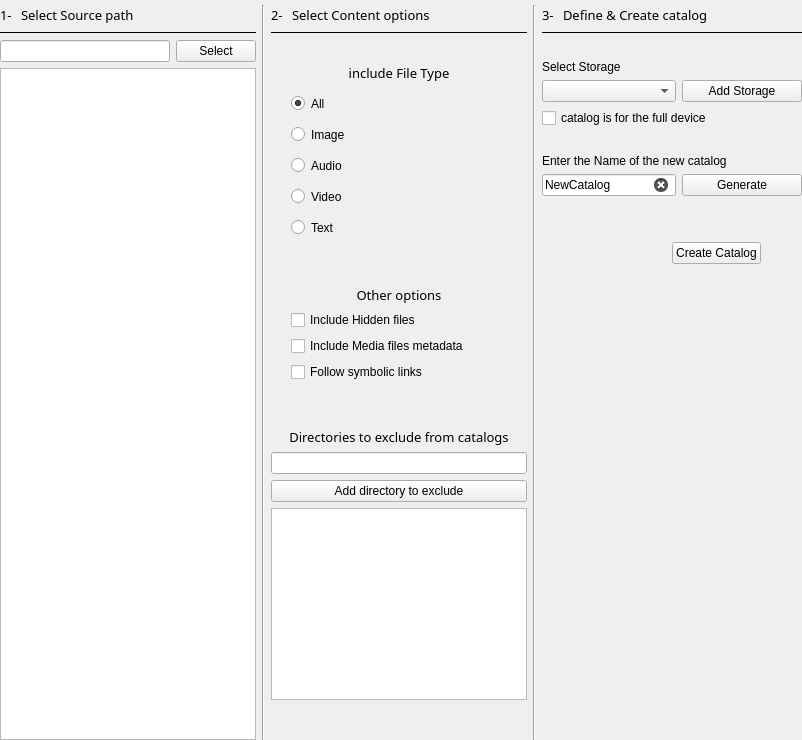
          <widget class="QWidget" name="tab_Create">
           <attribute name="icon">
            <iconset theme="journal-new"/>
           </attribute>
           <attribute name="title">
            <string>Create</string>
           </attribute>
           <attribute name="toolTip">
            <string>Create a catalog</string>
           </attribute>
           <layout class="QGridLayout" name="gridLayout_3">
            <property name="leftMargin">
             <number>0</number>
            </property>
            <property name="topMargin">
             <number>5</number>
            </property>
            <property name="rightMargin">
             <number>0</number>
            </property>
            <property name="bottomMargin">
             <number>0</number>
            </property>
            <item row="0" column="2">
             <layout class="QVBoxLayout" name="Create_verticalLayout_2_OptionsButton">
              <item>
               <layout class="QHBoxLayout" name="Create_horizontalLayout_2_1">
                <item>
                 <widget class="QLabel" name="Create_label_SelectThePath_4">
                  <property name="minimumSize">
                   <size>
                    <width>0</width>
                    <height>0</height>
                   </size>
                  </property>
                  <property name="maximumSize">
                   <size>
                    <width>25</width>
                    <height>16777215</height>
                   </size>
                  </property>
                  <property name="font">
                   <font>
                    <family>Noto Sans</family>
                    <pointsize>10</pointsize>
                   </font>
                  </property>
                  <property name="text">
                   <string>2- </string>
                  </property>
                  <property name="margin">
                   <number>6</number>
                  </property>
                 </widget>
                </item>
                <item>
                 <widget class="QLabel" name="Create_label_SelectContent">
                  <property name="font">
                   <font>
                    <family>Noto Sans</family>
                    <pointsize>10</pointsize>
                   </font>
                  </property>
                  <property name="text">
                   <string>Select Content options</string>
                  </property>
                  <property name="margin">
                   <number>6</number>
                  </property>
                 </widget>
                </item>
                <item>
                 <spacer name="Create_horizontalSpacer_04">
                  <property name="orientation">
                   <enum>Qt::Orientation::Horizontal</enum>
                  </property>
                  <property name="sizeHint" stdset="0">
                   <size>
                    <width>40</width>
                    <height>20</height>
                   </size>
                  </property>
                 </spacer>
                </item>
               </layout>
              </item>
              <item>
               <widget class="Line" name="Create_hline_02">
                <property name="minimumSize">
                 <size>
                  <width>230</width>
                  <height>0</height>
                 </size>
                </property>
                <property name="frameShadow">
                 <enum>QFrame::Shadow::Plain</enum>
                </property>
                <property name="lineWidth">
                 <number>0</number>
                </property>
                <property name="orientation">
                 <enum>Qt::Orientation::Horizontal</enum>
                </property>
               </widget>
              </item>
              <item>
               <layout class="QVBoxLayout" name="Create_verticalLayout_includeFileType">
                <property name="leftMargin">
                 <number>20</number>
                </property>
                <property name="topMargin">
                 <number>20</number>
                </property>
                <property name="rightMargin">
                 <number>20</number>
                </property>
                <property name="bottomMargin">
                 <number>20</number>
                </property>
                <item>
                 <widget class="QLabel" name="Create_label_includeFileType">
                  <property name="minimumSize">
                   <size>
                    <width>0</width>
                    <height>25</height>
                   </size>
                  </property>
                  <property name="font">
                   <font>
                    <family>Noto Sans</family>
                    <pointsize>10</pointsize>
                    <kerning>true</kerning>
                   </font>
                  </property>
                  <property name="text">
                   <string>include File Type</string>
                  </property>
                  <property name="alignment">
                   <set>Qt::AlignmentFlag::AlignCenter</set>
                  </property>
                 </widget>
                </item>
                <item>
                 <widget class="QRadioButton" name="Create_radioButton_FileType_Any">
                  <property name="enabled">
                   <bool>true</bool>
                  </property>
                  <property name="minimumSize">
                   <size>
                    <width>0</width>
                    <height>25</height>
                   </size>
                  </property>
                  <property name="locale">
                   <locale language="English" country="UnitedStates"/>
                  </property>
                  <property name="text">
                   <string>All</string>
                  </property>
                  <property name="checked">
                   <bool>true</bool>
                  </property>
                 </widget>
                </item>
                <item>
                 <widget class="QRadioButton" name="Create_radioButton_FileType_Image">
                  <property name="enabled">
                   <bool>true</bool>
                  </property>
                  <property name="minimumSize">
                   <size>
                    <width>0</width>
                    <height>25</height>
                   </size>
                  </property>
                  <property name="locale">
                   <locale language="English" country="UnitedStates"/>
                  </property>
                  <property name="text">
                   <string>Image</string>
                  </property>
                  <property name="icon">
                   <iconset theme="image-jpeg"/>
                  </property>
                 </widget>
                </item>
                <item>
                 <widget class="QRadioButton" name="Create_radioButton_FileType_Audio">
                  <property name="enabled">
                   <bool>true</bool>
                  </property>
                  <property name="minimumSize">
                   <size>
                    <width>0</width>
                    <height>25</height>
                   </size>
                  </property>
                  <property name="locale">
                   <locale language="English" country="UnitedStates"/>
                  </property>
                  <property name="text">
                   <string>Audio</string>
                  </property>
                  <property name="icon">
                   <iconset theme="audio-x-mpeg"/>
                  </property>
                 </widget>
                </item>
                <item>
                 <widget class="QRadioButton" name="Create_radioButton_FileType_Video">
                  <property name="enabled">
                   <bool>true</bool>
                  </property>
                  <property name="minimumSize">
                   <size>
                    <width>0</width>
                    <height>25</height>
                   </size>
                  </property>
                  <property name="locale">
                   <locale language="English" country="UnitedStates"/>
                  </property>
                  <property name="text">
                   <string>Video</string>
                  </property>
                  <property name="icon">
                   <iconset theme="video-mp4"/>
                  </property>
                 </widget>
                </item>
                <item>
                 <widget class="QRadioButton" name="Create_radioButton_FileType_Text">
                  <property name="enabled">
                   <bool>true</bool>
                  </property>
                  <property name="minimumSize">
                   <size>
                    <width>0</width>
                    <height>25</height>
                   </size>
                  </property>
                  <property name="locale">
                   <locale language="English" country="UnitedStates"/>
                  </property>
                  <property name="text">
                   <string>Text</string>
                  </property>
                  <property name="icon">
                   <iconset theme="folder-text"/>
                  </property>
                 </widget>
                </item>
               </layout>
              </item>
              <item>
               <layout class="QVBoxLayout" name="Create_verticalLayout_includeOther">
                <property name="leftMargin">
                 <number>20</number>
                </property>
                <property name="topMargin">
                 <number>20</number>
                </property>
                <property name="rightMargin">
                 <number>20</number>
                </property>
                <property name="bottomMargin">
                 <number>20</number>
                </property>
                <item>
                 <widget class="QLabel" name="Create_label_OtherOptions">
                  <property name="font">
                   <font>
                    <family>Noto Sans</family>
                    <pointsize>10</pointsize>
                    <kerning>true</kerning>
                   </font>
                  </property>
                  <property name="text">
                   <string>Other options</string>
                  </property>
                  <property name="alignment">
                   <set>Qt::AlignmentFlag::AlignCenter</set>
                  </property>
                 </widget>
                </item>
                <item>
                 <widget class="QCheckBox" name="Create_checkBox_IncludeHidden">
                  <property name="text">
                   <string>Include Hidden files</string>
                  </property>
                 </widget>
                </item>
                <item>
                 <widget class="QCheckBox" name="Create_checkBox_IncludeMetadata">
                  <property name="text">
                   <string>Include Media files metadata</string>
                  </property>
                 </widget>
                </item>
                <item>
                 <widget class="QCheckBox" name="Create_checkBox_IncludeSymblinks">
                  <property name="locale">
                   <locale language="English" country="UnitedStates"/>
                  </property>
                  <property name="text">
                   <string>Follow symbolic links</string>
                  </property>
                 </widget>
                </item>
               </layout>
              </item>
              <item>
               <spacer name="Create_verticalSpacer_3">
                <property name="orientation">
                 <enum>Qt::Orientation::Vertical</enum>
                </property>
                <property name="sizeType">
                 <enum>QSizePolicy::Policy::Fixed</enum>
                </property>
                <property name="sizeHint" stdset="0">
                 <size>
                  <width>20</width>
                  <height>20</height>
                 </size>
                </property>
               </spacer>
              </item>
              <item>
               <widget class="QLabel" name="Create_label_OtherOptions_2">
                <property name="font">
                 <font>
                  <family>Noto Sans</family>
                  <pointsize>10</pointsize>
                  <kerning>true</kerning>
                 </font>
                </property>
                <property name="text">
                 <string>Directories to exclude from catalogs</string>
                </property>
                <property name="alignment">
                 <set>Qt::AlignmentFlag::AlignCenter</set>
                </property>
               </widget>
              </item>
              <item>
               <layout class="QVBoxLayout" name="verticalLayout_18">
                <item>
                 <widget class="QLineEdit" name="Create_lineEdit_FolderToExclude"/>
                </item>
               </layout>
              </item>
              <item>
               <widget class="QPushButton" name="Create_pushButton_AddDirectoryToExclude">
                <property name="text">
                 <string>Add directory to exclude</string>
                </property>
                <property name="icon">
                 <iconset theme="document-new"/>
                </property>
               </widget>
              </item>
              <item>
               <widget class="QTreeView" name="Create_treeView_Excluded">
                <attribute name="headerVisible">
                 <bool>false</bool>
                </attribute>
               </widget>
              </item>
              <item>
               <spacer name="Create_verticalSpacer_01">
                <property name="orientation">
                 <enum>Qt::Orientation::Vertical</enum>
                </property>
                <property name="sizeHint" stdset="0">
                 <size>
                  <width>20</width>
                  <height>40</height>
                 </size>
                </property>
               </spacer>
              </item>
             </layout>
            </item>
            <item row="0" column="4">
             <layout class="QVBoxLayout" name="Create_verticalLayout_3_DefineCreate">
              <property name="spacing">
               <number>6</number>
              </property>
              <property name="topMargin">
               <number>0</number>
              </property>
              <item>
               <layout class="QHBoxLayout" name="Create_horizontalLayout_DefineCreate">
                <item>
                 <widget class="QLabel" name="Create_label_SelectThePath_5">
                  <property name="minimumSize">
                   <size>
                    <width>0</width>
                    <height>0</height>
                   </size>
                  </property>
                  <property name="maximumSize">
                   <size>
                    <width>25</width>
                    <height>16777215</height>
                   </size>
                  </property>
                  <property name="font">
                   <font>
                    <family>Noto Sans</family>
                    <pointsize>10</pointsize>
                   </font>
                  </property>
                  <property name="text">
                   <string>3- </string>
                  </property>
                  <property name="margin">
                   <number>6</number>
                  </property>
                 </widget>
                </item>
                <item>
                 <widget class="QLabel" name="Create_label_DefineCreate">
                  <property name="font">
                   <font>
                    <family>Noto Sans</family>
                    <pointsize>10</pointsize>
                   </font>
                  </property>
                  <property name="text">
                   <string>Define &amp; Create catalog</string>
                  </property>
                  <property name="margin">
                   <number>6</number>
                  </property>
                 </widget>
                </item>
                <item>
                 <spacer name="Create_horizontalSpacer_09">
                  <property name="orientation">
                   <enum>Qt::Orientation::Horizontal</enum>
                  </property>
                  <property name="sizeHint" stdset="0">
                   <size>
                    <width>40</width>
                    <height>20</height>
                   </size>
                  </property>
                 </spacer>
                </item>
               </layout>
              </item>
              <item>
               <widget class="Line" name="Create_hline_03">
                <property name="frameShadow">
                 <enum>QFrame::Shadow::Plain</enum>
                </property>
                <property name="lineWidth">
                 <number>0</number>
                </property>
                <property name="orientation">
                 <enum>Qt::Orientation::Horizontal</enum>
                </property>
               </widget>
              </item>
              <item>
               <spacer name="Create_verticalSpacer_02">
                <property name="orientation">
                 <enum>Qt::Orientation::Vertical</enum>
                </property>
                <property name="sizeType">
                 <enum>QSizePolicy::Policy::Fixed</enum>
                </property>
                <property name="sizeHint" stdset="0">
                 <size>
                  <width>20</width>
                  <height>20</height>
                 </size>
                </property>
               </spacer>
              </item>
              <item>
               <widget class="QLabel" name="Create_label_SelectStorage">
                <property name="text">
                 <string>Select Storage</string>
                </property>
               </widget>
              </item>
              <item>
               <layout class="QHBoxLayout" name="Create_horizontalLayout_AddStorage">
                <item>
                 <widget class="QComboBox" name="Create_comboBox_StorageSelection">
                  <property name="sizePolicy">
                   <sizepolicy hsizetype="Expanding" vsizetype="Fixed">
                    <horstretch>0</horstretch>
                    <verstretch>0</verstretch>
                   </sizepolicy>
                  </property>
                 </widget>
                </item>
                <item>
                 <widget class="QPushButton" name="Create_pushButton_AddStorage">
                  <property name="minimumSize">
                   <size>
                    <width>120</width>
                    <height>0</height>
                   </size>
                  </property>
                  <property name="toolTip">
                   <string>Add a new storage device</string>
                  </property>
                  <property name="text">
                   <string>Add Storage</string>
                  </property>
                  <property name="icon">
                   <iconset theme="drive-harddisk"/>
                  </property>
                  <property name="iconSize">
                   <size>
                    <width>22</width>
                    <height>22</height>
                   </size>
                  </property>
                 </widget>
                </item>
               </layout>
              </item>
              <item>
               <widget class="QCheckBox" name="Create_checkBox_isFullDevice">
                <property name="text">
                 <string>catalog is for the full device</string>
                </property>
               </widget>
              </item>
              <item>
               <spacer name="Create_verticalSpacer_03">
                <property name="orientation">
                 <enum>Qt::Orientation::Vertical</enum>
                </property>
                <property name="sizeType">
                 <enum>QSizePolicy::Policy::Fixed</enum>
                </property>
                <property name="sizeHint" stdset="0">
                 <size>
                  <width>20</width>
                  <height>20</height>
                 </size>
                </property>
               </spacer>
              </item>
              <item>
               <widget class="QLabel" name="Create_label_CatalogName">
                <property name="text">
                 <string>Enter the Name of the new catalog</string>
                </property>
                <property name="margin">
                 <number>0</number>
                </property>
               </widget>
              </item>
              <item>
               <layout class="QHBoxLayout" name="Create_horizontalLayout_Generate">
                <item>
                 <widget class="QLineEdit" name="Create_lineEdit_NewCatalogName">
                  <property name="text">
                   <string>NewCatalog</string>
                  </property>
                  <property name="placeholderText">
                   <string>Enter a name for your new catalog</string>
                  </property>
                  <property name="clearButtonEnabled">
                   <bool>true</bool>
                  </property>
                 </widget>
                </item>
                <item>
                 <widget class="QPushButton" name="Create_pushButton_GenerateFromPath">
                  <property name="enabled">
                   <bool>true</bool>
                  </property>
                  <property name="minimumSize">
                   <size>
                    <width>120</width>
                    <height>0</height>
                   </size>
                  </property>
                  <property name="toolTip">
                   <string>Generate a catalog name based on the path.</string>
                  </property>
                  <property name="text">
                   <string>Generate</string>
                  </property>
                  <property name="icon">
                   <iconset theme="tools-wizard"/>
                  </property>
                  <property name="iconSize">
                   <size>
                    <width>22</width>
                    <height>22</height>
                   </size>
                  </property>
                 </widget>
                </item>
               </layout>
              </item>
              <item>
               <spacer name="Create_verticalSpacer_04">
                <property name="orientation">
                 <enum>Qt::Orientation::Vertical</enum>
                </property>
                <property name="sizeType">
                 <enum>QSizePolicy::Policy::Fixed</enum>
                </property>
                <property name="sizeHint" stdset="0">
                 <size>
                  <width>100</width>
                  <height>40</height>
                 </size>
                </property>
               </spacer>
              </item>
              <item>
               <layout class="QHBoxLayout" name="Create_horizontalLayout_Create">
                <item>
                 <spacer name="Create_horizontalSpacer_01">
                  <property name="orientation">
                   <enum>Qt::Orientation::Horizontal</enum>
                  </property>
                  <property name="sizeType">
                   <enum>QSizePolicy::Policy::Fixed</enum>
                  </property>
                  <property name="sizeHint" stdset="0">
                   <size>
                    <width>130</width>
                    <height>20</height>
                   </size>
                  </property>
                 </spacer>
                </item>
                <item>
                 <widget class="QPushButton" name="Create_pushButton_CreateCatalog">
                  <property name="minimumSize">
                   <size>
                    <width>0</width>
                    <height>0</height>
                   </size>
                  </property>
                  <property name="toolTip">
                   <string>Launch the cataloging and save it to a file</string>
                  </property>
                  <property name="styleSheet">
                   <string notr="true"/>
                  </property>
                  <property name="text">
                   <string>Create Catalog</string>
                  </property>
                  <property name="icon">
                   <iconset theme="document-save"/>
                  </property>
                  <property name="iconSize">
                   <size>
                    <width>22</width>
                    <height>22</height>
                   </size>
                  </property>
                 </widget>
                </item>
                <item>
                 <spacer name="Create_horizontalSpacer_02">
                  <property name="orientation">
                   <enum>Qt::Orientation::Horizontal</enum>
                  </property>
                  <property name="sizeHint" stdset="0">
                   <size>
                    <width>40</width>
                    <height>20</height>
                   </size>
                  </property>
                 </spacer>
                </item>
               </layout>
              </item>
              <item>
               <spacer name="Create_verticalSpacer_05">
                <property name="orientation">
                 <enum>Qt::Orientation::Vertical</enum>
                </property>
                <property name="sizeHint" stdset="0">
                 <size>
                  <width>20</width>
                  <height>40</height>
                 </size>
                </property>
               </spacer>
              </item>
             </layout>
            </item>
            <item row="0" column="1">
             <widget class="Line" name="Create_vline_01">
              <property name="orientation">
               <enum>Qt::Orientation::Vertical</enum>
              </property>
             </widget>
            </item>
            <item row="0" column="3">
             <widget class="Line" name="Create_vline_02">
              <property name="orientation">
               <enum>Qt::Orientation::Vertical</enum>
              </property>
             </widget>
            </item>
            <item row="0" column="0">
             <layout class="QVBoxLayout" name="Create_verticalLayout_1_SelectPath">
              <item>
               <layout class="QHBoxLayout" name="Create_horizontalLayout_SourcePath">
                <item>
                 <widget class="QLabel" name="Create_label_SelectThePath_3">
                  <property name="minimumSize">
                   <size>
                    <width>0</width>
                    <height>0</height>
                   </size>
                  </property>
                  <property name="maximumSize">
                   <size>
                    <width>25</width>
                    <height>16777215</height>
                   </size>
                  </property>
                  <property name="font">
                   <font>
                    <family>Noto Sans</family>
                    <pointsize>10</pointsize>
                   </font>
                  </property>
                  <property name="text">
                   <string>1- </string>
                  </property>
                  <property name="margin">
                   <number>6</number>
                  </property>
                 </widget>
                </item>
                <item>
                 <widget class="QLabel" name="Create_label_SelectThePath">
                  <property name="minimumSize">
                   <size>
                    <width>0</width>
                    <height>0</height>
                   </size>
                  </property>
                  <property name="font">
                   <font>
                    <family>Noto Sans</family>
                    <pointsize>10</pointsize>
                   </font>
                  </property>
                  <property name="text">
                   <string>Select Source path</string>
                  </property>
                  <property name="margin">
                   <number>6</number>
                  </property>
                 </widget>
                </item>
                <item>
                 <spacer name="Create_horizontalSpacer_05">
                  <property name="orientation">
                   <enum>Qt::Orientation::Horizontal</enum>
                  </property>
                  <property name="sizeHint" stdset="0">
                   <size>
                    <width>40</width>
                    <height>20</height>
                   </size>
                  </property>
                 </spacer>
                </item>
               </layout>
              </item>
              <item>
               <widget class="Line" name="Create_hline_01">
                <property name="frameShadow">
                 <enum>QFrame::Shadow::Plain</enum>
                </property>
                <property name="lineWidth">
                 <number>0</number>
                </property>
                <property name="orientation">
                 <enum>Qt::Orientation::Horizontal</enum>
                </property>
               </widget>
              </item>
              <item>
               <layout class="QHBoxLayout" name="Create_horizontalLayout_Input">
                <item>
                 <widget class="QLineEdit" name="Create_lineEdit_NewCatalogPath">
                  <property name="text">
                   <string/>
                  </property>
                  <property name="clearButtonEnabled">
                   <bool>true</bool>
                  </property>
                 </widget>
                </item>
                <item>
                 <widget class="QPushButton" name="Create_pushButton_PickPath">
                  <property name="maximumSize">
                   <size>
                    <width>120</width>
                    <height>16777215</height>
                   </size>
                  </property>
                  <property name="toolTip">
                   <string>Select the path</string>
                  </property>
                  <property name="text">
                   <string>Select</string>
                  </property>
                  <property name="icon">
                   <iconset theme="edit-select"/>
                  </property>
                 </widget>
                </item>
               </layout>
              </item>
              <item>
               <widget class="QTreeView" name="Create_treeView_Explorer"/>
              </item>
             </layout>
            </item>
           </layout>
          </widget>
